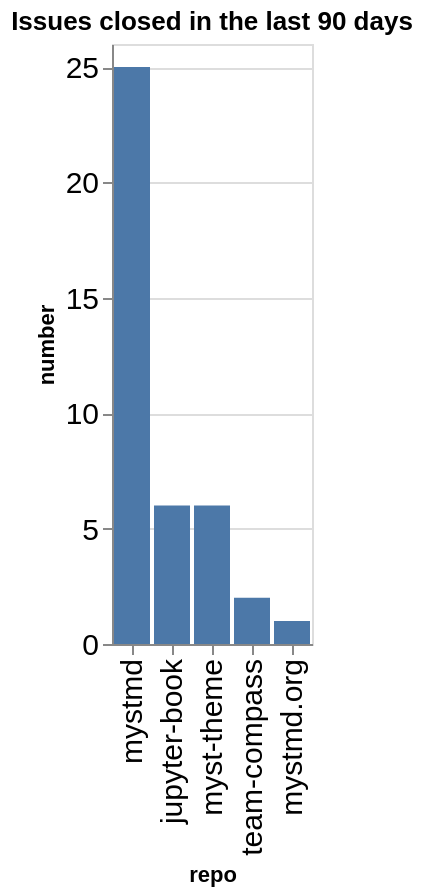

Notebook source saved alongside this figure:
### Code cell
closed_counts = closed.groupby(['org', 'repo']).count()['number'].reset_index()
closed_counts['org/repo'] = closed_counts.apply(lambda a: a['org'] + '/' + a['repo'], axis=1)
sorted_vals = closed_counts.sort_values(['number'], ascending=False)['repo'].values
alt.Chart(data=closed_counts, title=f"Issues closed in the last {n_days} days").mark_bar().encode(
    x=alt.X('repo', sort=alt.Sort(sorted_vals.tolist())),
    y='number',
)

### Figure 1 — Vega-Lite specification as saved in the notebook (floating-point values rounded to 4 significant figures)
{"config": {"axisLeft": {"labelFontSize": 15}, "axisBottom": {"labelFontSize": 15}}, "data": {"name": "data-c62061c7526a65937d4b082fce698f61"}, "mark": {"type": "bar"}, "encoding": {"x": {"field": "repo", "sort": ["mystmd", "jupyter-book", "myst-theme", "team-compass", "mystmd.org"], "type": "nominal"}, "y": {"field": "number", "type": "quantitative"}}, "title": "Issues closed in the last 90 days", "$schema": "https://vega.github.io/schema/vega-lite/v5.20.1.json", "datasets": {"data-c62061c7526a65937d4b082fce698f61": [{"org": "jupyter-book", "repo": "jupyter-book", "number": 6, "org/repo": "jupyter-book/jupyter-book"}, {"org": "jupyter-book", "repo": "myst-theme", "number": 6, "org/repo": "jupyter-book/myst-theme"}, {"org": "jupyter-book", "repo": "mystmd", "number": 25, "org/repo": "jupyter-book/mystmd"}, {"org": "jupyter-book", "repo": "mystmd.org", "number": 1, "org/repo": "jupyter-book/mystmd.org"}, {"org": "jupyter-book", "repo": "team-compass", "number": 2, "org/repo": "jupyter-book/team-compass"}]}}
